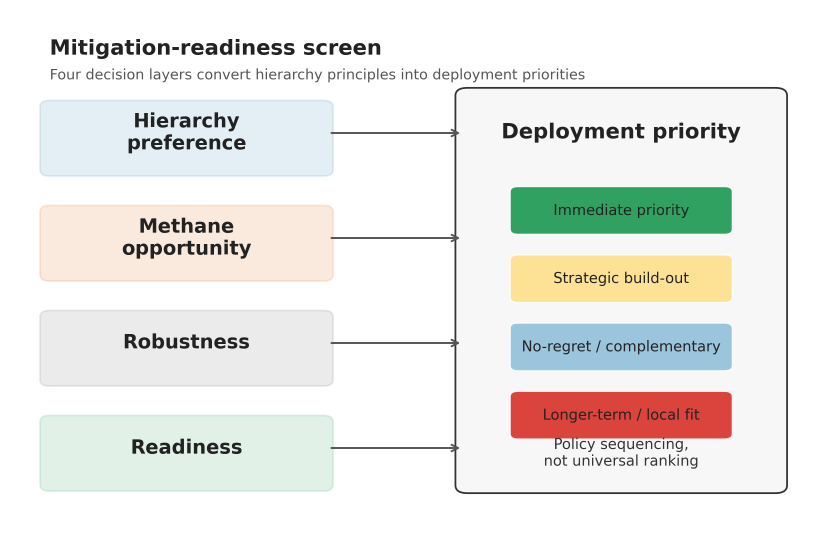
#> input picture manuscript/figures/fig_conceptual_framework.png, 2520 x 1680 px (shown at 1/3 size)
$ python build_submission_package.py
#> lines starting #> are read from the running program, lines starting #| are printed output that depends on the picture
#> in compose_figures, `canvas = Image.new("RGB", (3500, 2200), "white")`: canvas: PIL image 3500x2200 RGB; every value is 255
from __future__ import annotations

import re
from pathlib import Path

from docx import Document
from docx.enum.text import WD_ALIGN_PARAGRAPH
from docx.shared import Inches, Pt
from PIL import Image, ImageDraw, ImageFont


ROOT = Path(__file__).resolve().parents[1]
MANUSCRIPT = ROOT / "manuscript"
FIGURES = MANUSCRIPT / "figures"
PACKAGE = ROOT / "submission_package"
PACKAGE_FIGURES = PACKAGE / "figures"

TITLE = "A global mitigation-readiness framework for organic waste transitions"


def _font(size: int, bold: bool = False) -> ImageFont.ImageFont:
    candidates = [
        "/System/Library/Fonts/Supplemental/Arial Bold.ttf" if bold else "/System/Library/Fonts/Supplemental/Arial.ttf",
        "/System/Library/Fonts/Helvetica.ttc",
    ]
    for candidate in candidates:
        try:
            return ImageFont.truetype(candidate, size)
        except OSError:
            continue
    return ImageFont.load_default()


def _add_panel(canvas: Image.Image, path: Path, box: tuple[int, int, int, int], label: str) -> None:
#> called with box = (80, 60, 1120, 760), label = 'a'
    img = Image.open(path).convert("RGB")
    x, y, w, h = box
    img.thumbnail((w, h), Image.Resampling.LANCZOS)
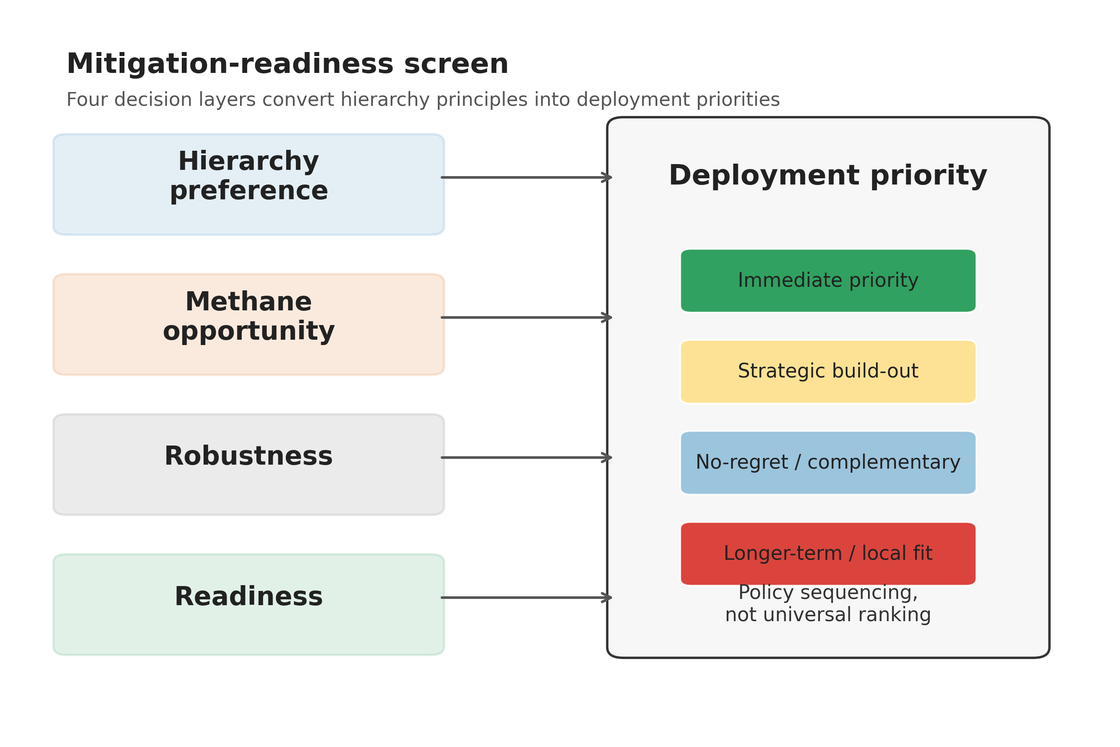
#> img: PIL image 1120x747 RGB; mean R, G, B 235.1, 235.1, 231.9
    px = x + (w - img.width) // 2
#> px = 80
    py = y + (h - img.height) // 2 + 18
#> py = 84
    canvas.paste(img, (px, py))
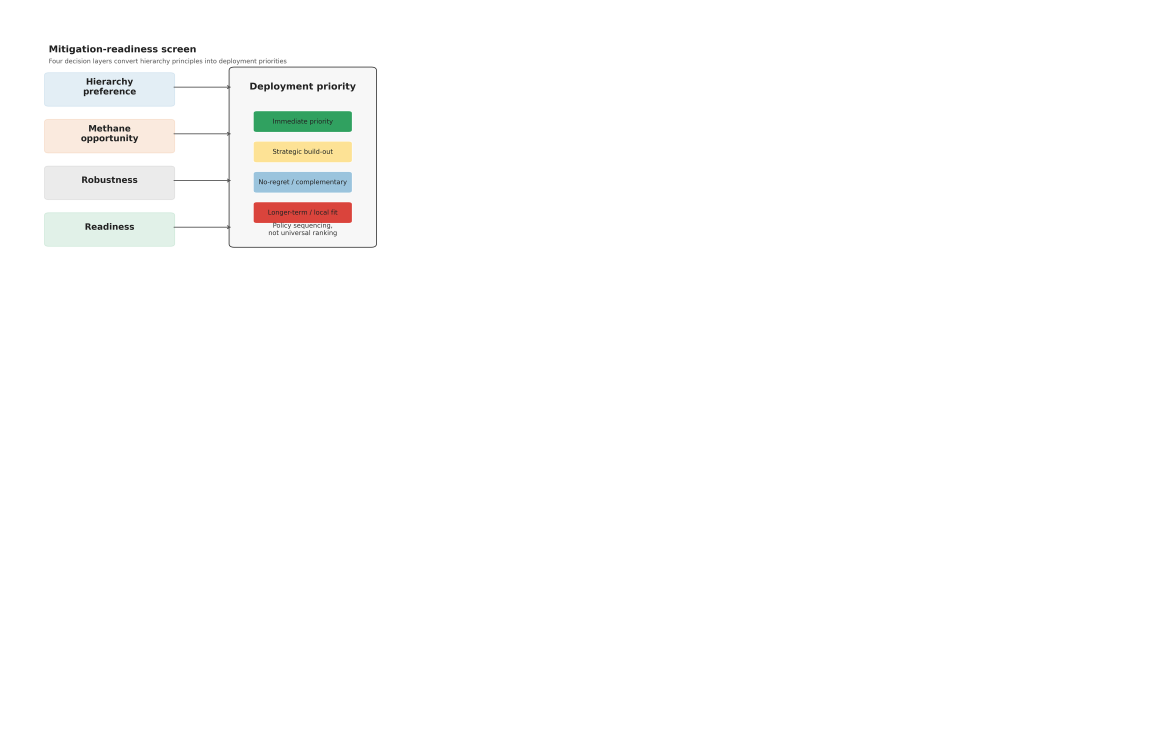
#> canvas: PIL image 3500x2200 RGB (shown at 1/3 size); mean R, G, B 252.8, 252.8, 252.5
    draw = ImageDraw.Draw(canvas)
    draw.text((x + 10, y + 8), label, fill=(25, 25, 25), font=_font(42, bold=True))


def compose_figures() -> None:
    PACKAGE_FIGURES.mkdir(parents=True, exist_ok=True)

    specs = {
        "Figure_1.png": [
            ("a", "fig_conceptual_framework.png", (80, 60, 1120, 760)),
            ("b", "map_ofmsw_generation.png", (1280, 40, 2040, 860)),
            ("c", "map_first_pass_methane.png", (360, 1000, 2760, 860)),
        ],
        "Figure_2.png": [
            ("a", "fig_global_pathway_totals.png", (80, 40, 1120, 640)),
            ("b", "map_best_pathway.png", (1260, 40, 2080, 900)),
            ("c", "fig_best_pathway_counts.png", (80, 760, 1120, 520)),
            ("d", "fig_top20_country_hotspots.png", (420, 1340, 2600, 720)),
        ],
        "Figure_3.png": [
            ("a", "fig_uncertainty_intervals.png", (80, 40, 1500, 720)),
            ("b", "fig_win_probability_by_winner.png", (1740, 40, 1500, 720)),
            ("c", "fig_robust_winner_counts.png", (120, 920, 1100, 620)),
            ("d", "fig_robust_recovery_opportunities.png", (1420, 880, 1720, 820)),
        ],
        "Figure_4.png": [
            ("a", "map_readiness_typology.png", (80, 40, 1980, 900)),
            ("b", "fig_readiness_scatter.png", (2140, 80, 1240, 860)),
            ("c", "fig_top_readiness_countries.png", (80, 1080, 1640, 900)),
            ("d", "fig_readiness_weighting_robustness.png", (1880, 1180, 1360, 700)),
        ],
    }

    for filename, panels in specs.items():
        canvas = Image.new("RGB", (3500, 2200), "white")
        for label, source, box in panels:
            _add_panel(canvas, FIGURES / source, box, label)
        canvas.save(PACKAGE_FIGURES / filename, quality=95)
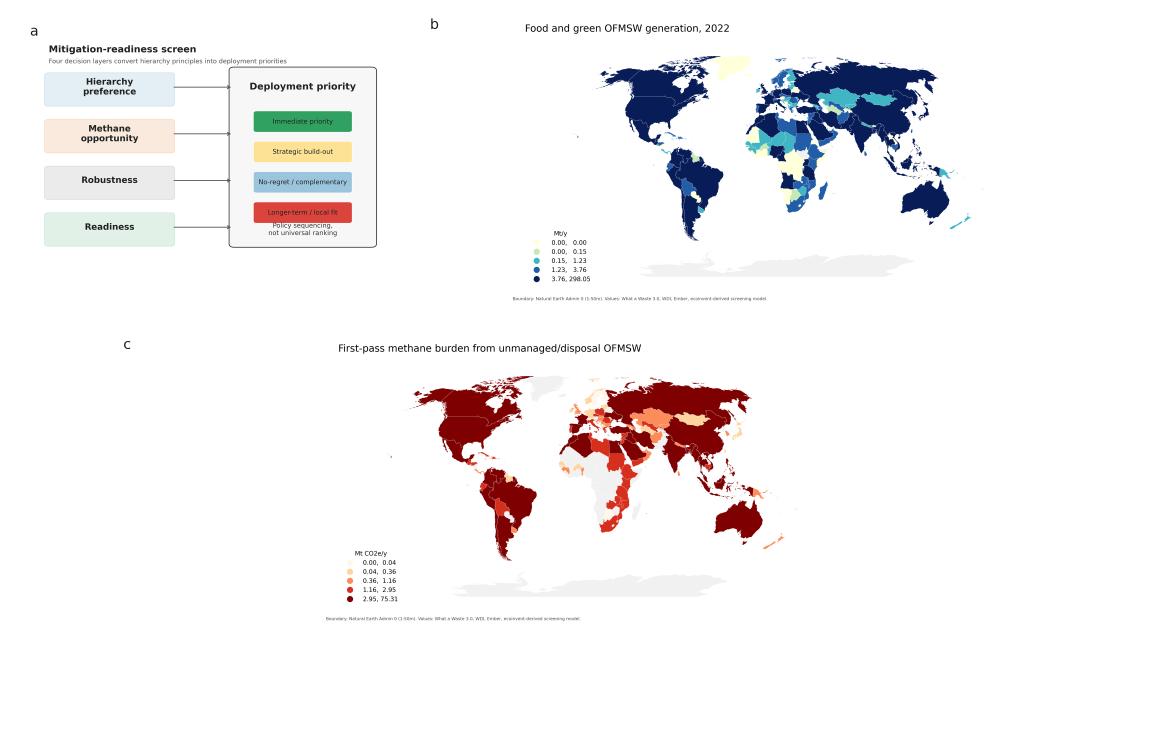
#> saved as Figure_1.png: PIL image 3500x2200 RGB (shown at 1/3 size); mean R, G, B 244.4, 242.5, 243.1
#> pass 2 of the loop in compose_figures, `for filename, panels in specs.items():`:
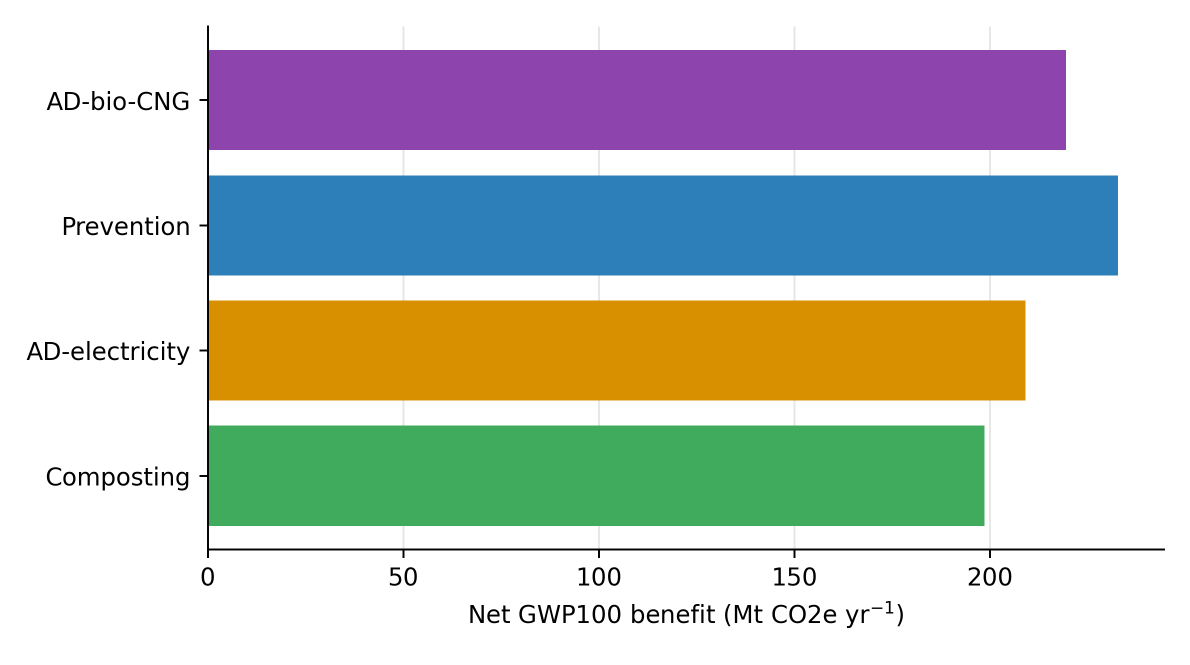
#> input picture manuscript/figures/fig_global_pathway_totals.png, 2380 x 1330 px (shown at 1/2 size)
#> in _add_panel (call 4), `img.thumbnail((w, h), Image.Resampling.LANCZOS)`:
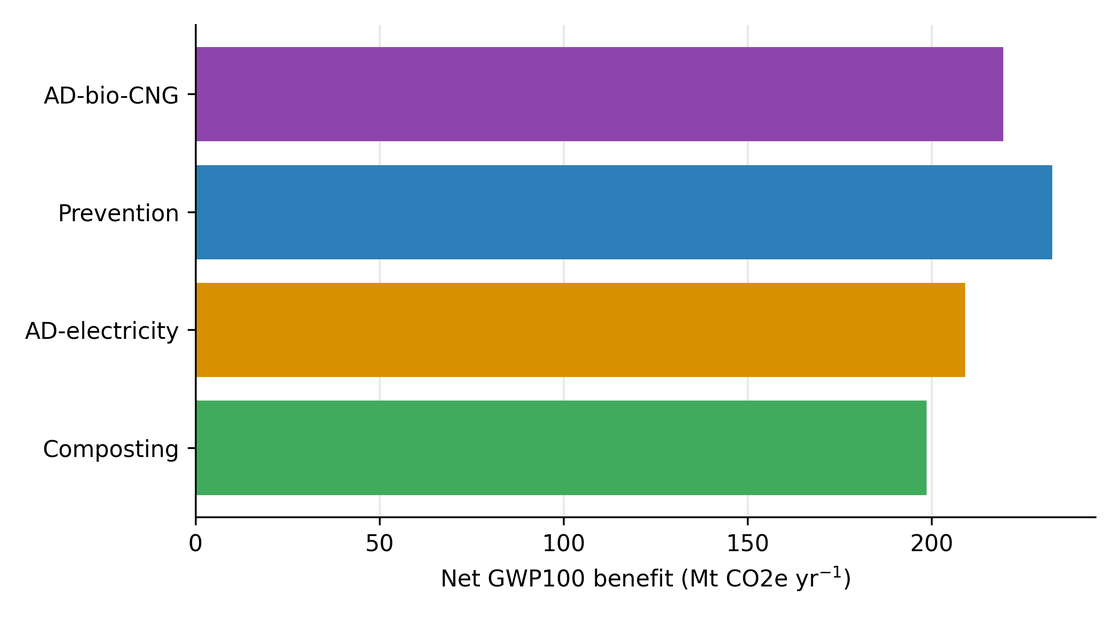
#> img: PIL image 1120x626 RGB; mean R, G, B 192.8, 197.2, 192.6
#> in _add_panel (call 4), `canvas.paste(img, (px, py))`:
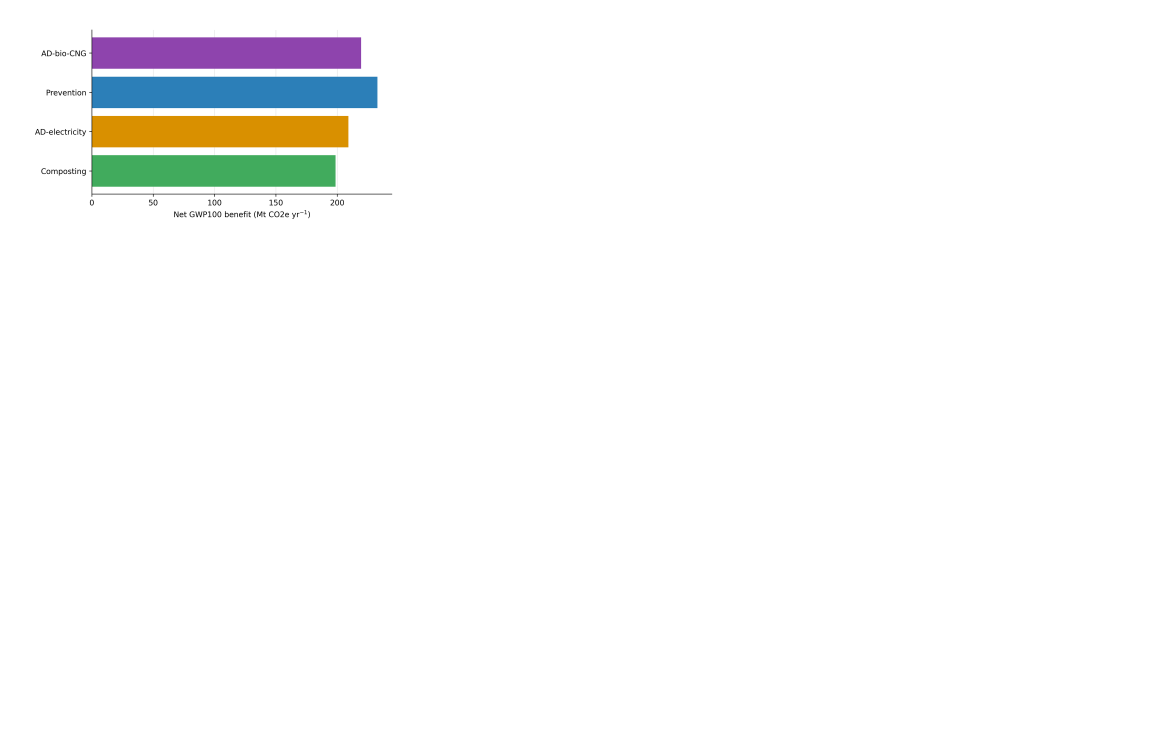
#> canvas: PIL image 3500x2200 RGB (shown at 1/3 size); mean R, G, B 249.3, 249.7, 249.3


# [97 lines left out: functions clean_inline, add_markdown_paragraph, configure_doc, markdown_to_docx, build_main_markdown, build_readme, not called in this run]


def main() -> None:
    PACKAGE.mkdir(exist_ok=True)
    compose_figures()
    markdown_to_docx(
        build_main_markdown(),
        PACKAGE / "NatureSustainability_Analysis_Main_Manuscript_with_Figures.docx",
        include_figures=True,
    )
    markdown_to_docx(
        (MANUSCRIPT / "supplementary_information_draft.md").read_text(),
        PACKAGE / "NatureSustainability_Analysis_Supplementary_Information.docx",
    )
    markdown_to_docx(
        (MANUSCRIPT / "nature_sustainability_cover_letter_draft.md").read_text(),
        PACKAGE / "NatureSustainability_Analysis_Cover_Letter.docx",
    )
    build_readme()


if __name__ == "__main__":
#> (the run stopped early here; a loop or call above may not have finished)
